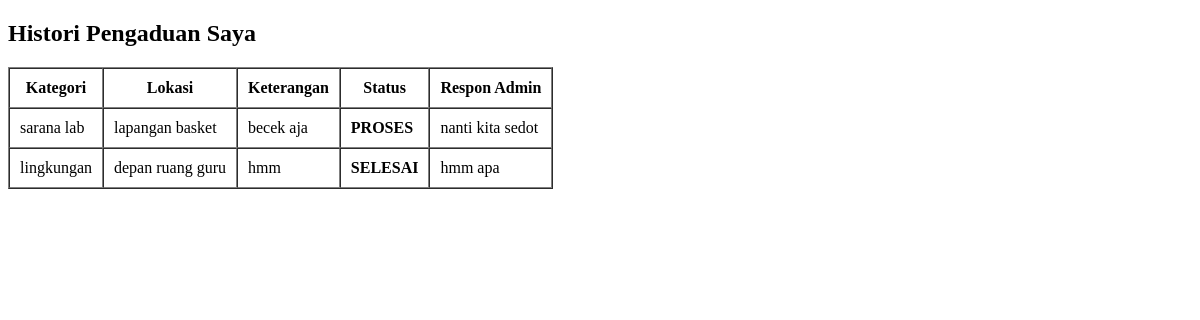
/Sekolah-2026-12RPL1-ujikom-fahrotunnida/data-pengaduan.php, run on an earlier commit of the app's database.
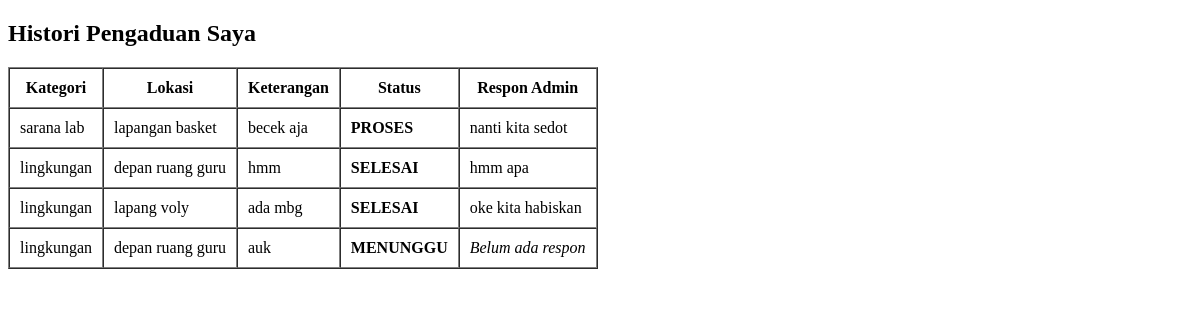
And on a later commit of the database.
### tables this page shows
CREATE TABLE `kategori` (
  `id_kategori` int(11) NOT NULL,
  `ket_kategori` varchar(30) NOT NULL
);

### Sekolah-2026-12RPL1-ujikom-fahrotunnida/data-pengaduan.php (the view, shortened to what this page needs)
<?php
include 'config/koneksi.php';
$query = mysqli_query($koneksi, "SELECT * FROM `input-aspirasi`
                                 JOIN kategori ON `input-aspirasi`.id_kategori = kategori.id_kategori
                                 WHERE nis = '124'");
?>
<!DOCTYPE html>
<html lang="id">
<head>
</head>
<body>
<h2>Histori Pengaduan Saya</h2>
<table border="1" cellpadding="10" cellspacing="0">
    <thead>
        <tr>
            <th>Kategori</th>
            <th>Lokasi</th>
            <th>Keterangan</th>
            <th>Status</th>
            <th>Respon Admin</th>
        </tr>
    </thead>
    <tbody>
        <?php while($data = mysqli_fetch_assoc($query)) { ?>
        <tr>
            <td><?= $data['ket_kategori']; ?></td>
            <td><?= $data['lokasi']; ?></td>
            <td><?= $data['keterangan']; ?></td>
            <td>
                <strong><?= strtoupper($data['status']); ?></strong>
            </td>
            <td>
                <?= (!empty($data['feedback'])) ? $data['feedback'] : "<em>Belum ada respon</em>"; ?>
            </td>
        </tr>
        <?php } ?>
    </tbody>
</table>
</body>
</html>

What changed in the data, as far as the page shows it:
added input-aspirasi: id_kategori.ket_kategori "lingkungan", lokasi "lapang voly", keterangan "ada mbg", status "SELESAI", feedback "oke kita habiskan"
added input-aspirasi: id_kategori.ket_kategori "lingkungan", lokasi "depan ruang guru", keterangan "auk", status "MENUNGGU", feedback "Belum ada respon"
